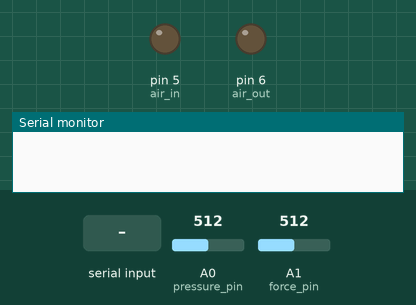
Bench run of a sketch on a simulated Arduino Uno, built with avr-gcc and run on an emulated ATmega328P. Parts: output pins drawn as LEDs (lit = HIGH), the last lines printed to the serial monitor. The inputs (shaded band) are chosen by the test bench; at power-on: A0 (pressure_pin) = 512, A1 (force_pin) = 512.

Above: at 1.2 s.
1.3 s: "2," received over Serial
2.8 s: "90,45,200," received over Serial
At 4.6 s:
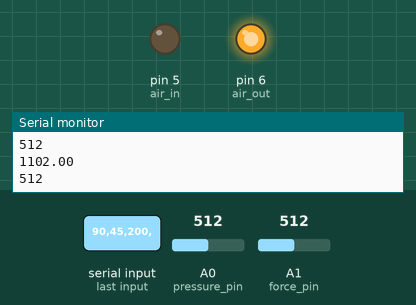
Timing chart, 0 to 6.5 s (numbered marks = the images above; inputs shaded):
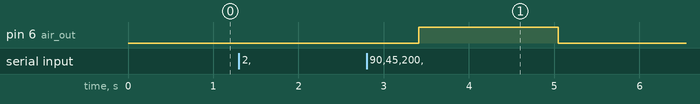

The sketch:

ValvePWM.ino
```cpp
// (licence header left out)
#include <math.h>

int choose_branch;    //initialize the variable "choose_branch"

int air_in = 5;
int air_out = 6;
int pressure_pin = A0;
int force_pin = A1;

String pw_in = "500";    //use milliseconds
String pw_out = "0";
String period_in = "1000";
String period_out = "1";


int timer = 0;

void setup() {
  pinMode(air_in, OUTPUT);
  pinMode(air_out, OUTPUT);
  Serial.begin(9600);  //initialize arduino serial communication
  Serial.setTimeout(200);
}

void loop() {
  char choose_branch = '0';
  int total_in = 0;
  int total_out = 0;

  if (Serial.available() > 0) {     //if information is sent over serial from matlab
    choose_branch = Serial.read();  //read the serial data into variable "choose_branch"
    if (choose_branch == '2') {     //If choose_branch is equal to '2', iterate through the following for loop

      Serial.println("running");    // tell matlab that the arduino recieved the protocol id
      String reading = "2";
      // initiate variable to store the serial data when it is being read


      while (true) {
        reading = Serial.readStringUntil(',');
        //read from serial

        //if the reading is anything but 2 then break and start collecting data (we need to ignore 2 because matlab sends many instances
        //of the protocol id, so we want to make sure that it checks for the next unique value, which would be how many data points to collect)
        if (reading.length() > 1 and reading != "2\n") {
          break;
        }
      }

      total_in = reading.toInt();                        //convert the read string to an integer
      total_out = Serial.readStringUntil(',').toInt();
      pw_in = Serial.readStringUntil(',').toInt();
      period_in = Serial.readStringUntil(',').toInt();
      pw_out = Serial.readStringUntil(',').toInt();
      period_out = Serial.readStringUntil(',').toInt();

      double start = millis();                        //start timer
      double timer = 0;

      digitalWrite(air_in,HIGH);
      digitalWrite(air_out,HIGH);

      for (int i = 0; i < total_in; i++) {
        timer = millis() - start;

        if (fmod(timer,period_in.toInt())<=pw_in.toInt() and i>50) {
          digitalWrite(air_in,HIGH);
          digitalWrite(LED_BUILTIN,HIGH);
        } else {
          digitalWrite(air_in,LOW);
          digitalWrite(LED_BUILTIN,LOW);
        }

        Serial.println(analogRead(force_pin));        //reads raw force data
        Serial.println(analogRead(pressure_pin));     //reads raw pressure sensor data
        Serial.println(timer);                        //record time stamp of data collection

      }
        digitalWrite(air_in,LOW);

      for (int i = 0; i < total_out; i++) {
        timer = millis() - start;
          if (fmod(timer,period_out.toInt())<=pw_out.toInt()) {
          digitalWrite(air_out,HIGH);
          digitalWrite(LED_BUILTIN,HIGH);

        } else {

          digitalWrite(air_out,LOW);
          digitalWrite(LED_BUILTIN,LOW);
        }
        Serial.println(analogRead(force_pin));       //reads raw force data
        Serial.println(analogRead(pressure_pin));       //reads raw pressure sensor data
        Serial.println(timer);                //record time stamp of data collection

      }

      digitalWrite(air_out,LOW);


    } else {  //if there is no information to read over serial from matlab, wait and release valve
      digitalWrite(air_in,LOW);
      digitalWrite(air_out,LOW);
    }

  }
}
```

Measured:
- after the input at 2.8 s, pin 6 (air_out): LOW → HIGH after 0.61 s, → LOW 1.6 s later
